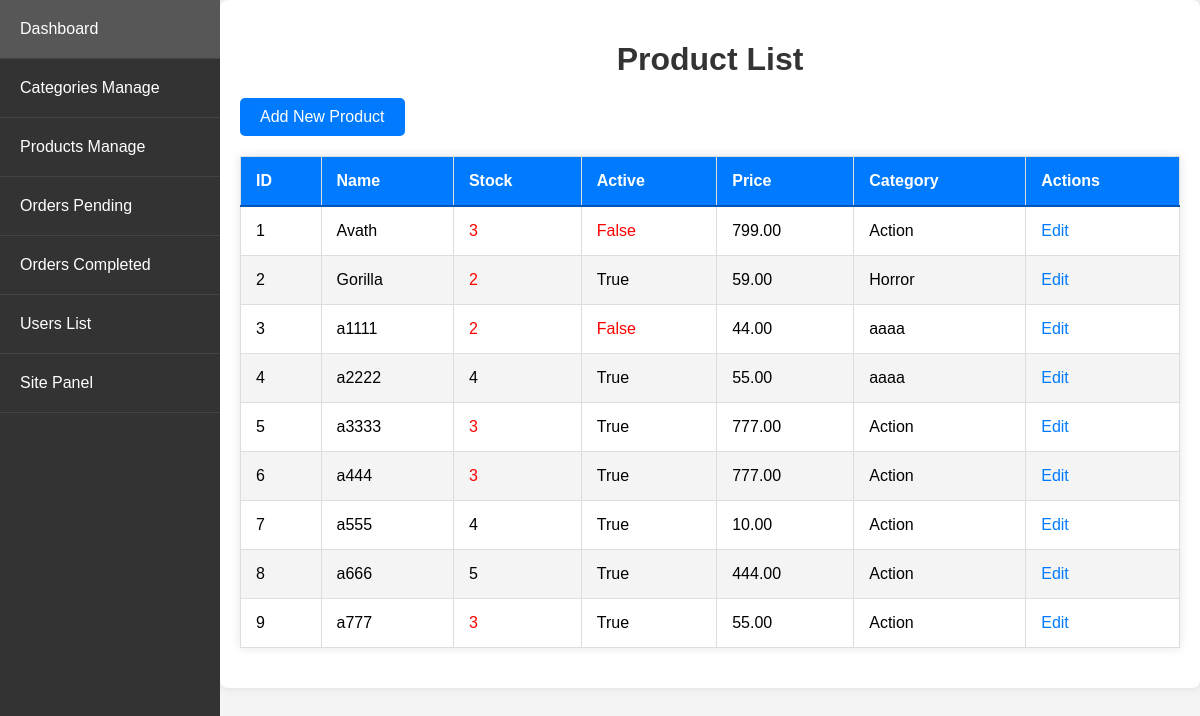
Before: /admin_app/admin_app/products/ (signed in) with the older database file.
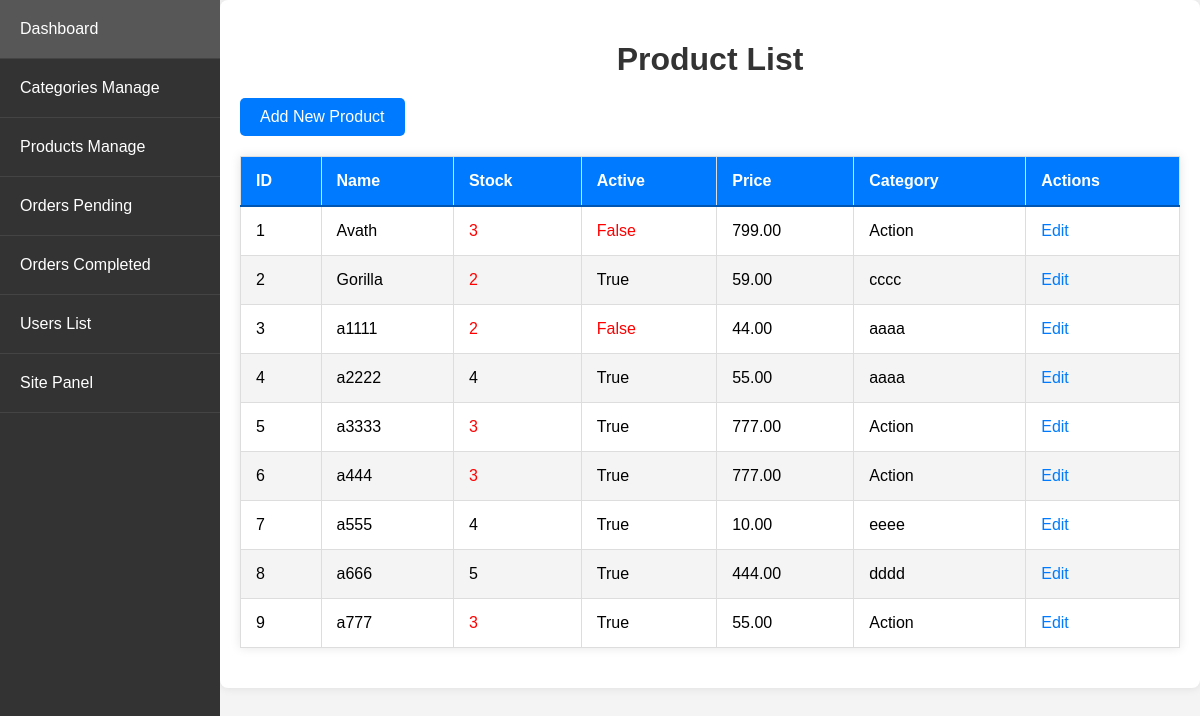
After: the same page with the newer database file.
### store/models.py (models this page shows, shortened)
class Product(models.Model):
    name = models.CharField(max_length=250, unique=True)
    slug = models.SlugField(max_length=250, unique=True)
    description = models.TextField(blank=True)
    old_price = models.DecimalField(max_digits=7, blank=True, null=True, decimal_places=2)
    new_price = models.DecimalField(max_digits=7, blank=False, decimal_places=2)
    category = models.ForeignKey(Category, on_delete=models.SET_NULL, null=True)
    image_1 = models.ImageField(upload_to='product')
    image_2 = models.ImageField(upload_to='product', blank=True)
    image_3 = models.ImageField(upload_to='product', blank=True)
    video_url = models.URLField(max_length=200, blank=True)
    stock = models.IntegerField()
    active = models.BooleanField(default=True)
    new = models.BooleanField(default=True)
    created = models.DateTimeField(auto_now_add=True)
    update = models.DateField(auto_now=True)
    class Meta:
        ordering = ('name',)
        verbose_name = 'product'
        verbose_name_plural = 'products'

class Category(models.Model):
    name = models.CharField(max_length=250, unique=True)
    slug = models.SlugField(max_length=250, unique=True)
    image = models.ImageField(upload_to='category', blank=True)
    class Meta:
        ordering = ('name',)
        verbose_name = 'category'
        verbose_name_plural = 'categorys'

### admin_app/views.py (the view)
# urls.py: path('admin_app/products/', views.product_list, name='product_list'),
@login_required
@user_passes_test(is_admin)
def product_list(request):
    products = Product.objects.all()
    return render(request, 'admin_app/product_list.html', {'products': products})

### admin_app/views.py (called while the page is built)
def is_admin(user):
    return user.is_superuser

### store/context_processors.py (called while the page is built)
def menu_link(request): #this function don't wanna call to work, it's defined in setting to work
    links_list = Category.objects.annotate(
        num_products=Count('product', filter=Q(product__active=True, product__stock__gt=0))
    ).filter(num_products__gt=0)
    paginator3 = Paginator(links_list,8)
    try:
        page = int(request.GET.get('page', '1'))
    except:
        page = 1
    try:
        links = paginator3.page(page)
    except (InvalidPage,EmptyPage):
        links = paginator3.page(paginator3.num_pages)
    return dict(links = links)

def cart_data(request):
    data = cartData(request)
    cartItems = data['cartItems']
    return dict(cartItems = cartItems)

### store/models.py (called while the page is built)
    @property
    def get_cart_items(self):
        orderitems = self.orderitem_set.all()
        total = sum([item.quantity for item in orderitems])
        return total

### admin_app/templates/admin_app/product_list.html (shortened to what this page needs)
{% extends 'admin_app/base_admin.html' %}
{% block content %}
<h1>Product List</h1>
<a href="{% url 'admin_app:product_create' %}" class="button">Add New Product</a>
<table>
    <thead>
        <tr>
            <th>ID</th>
            <th>Name</th>
            <th>Stock</th>
            <th>Active</th>
            <th>Price</th>
            <th>Category</th>
            <th>Actions</th>
        </tr>
    </thead>
    <tbody>
        {% for product in products %}
        <tr>
            <td>{{ forloop.counter }}</td>
            <td>{{ product.name }}</td>
            <td class="{% if product.stock < 4 %}low-stock{% endif %}">{{ product.stock }}</td>
            <td class="{% if not product.active %}inactive{% endif %}">{{ product.active }}</td>
            <td>{{ product.new_price }}</td>
            <td>{{ product.category.name }}</td>
            <td>
                <a href="{% url 'admin_app:product_update' product.pk %}">Edit</a>
            </td>
        </tr>
        {% endfor %}
    </tbody>
</table>
{% endblock %}

Changed rows visible on the page:
changed Product "Gorilla": category.name "Horror" → "cccc"
changed Product: category.name "Action" → "eeee"
changed Product: category.name "Action" → "dddd"
